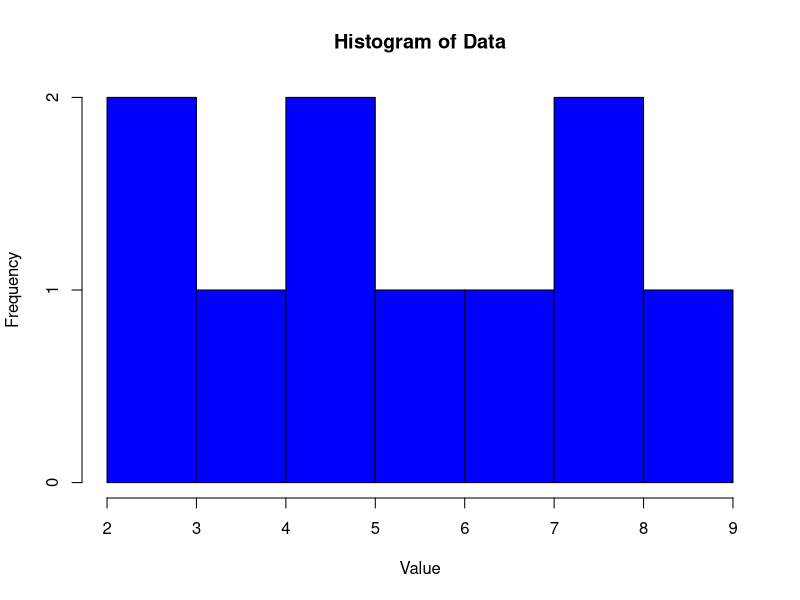
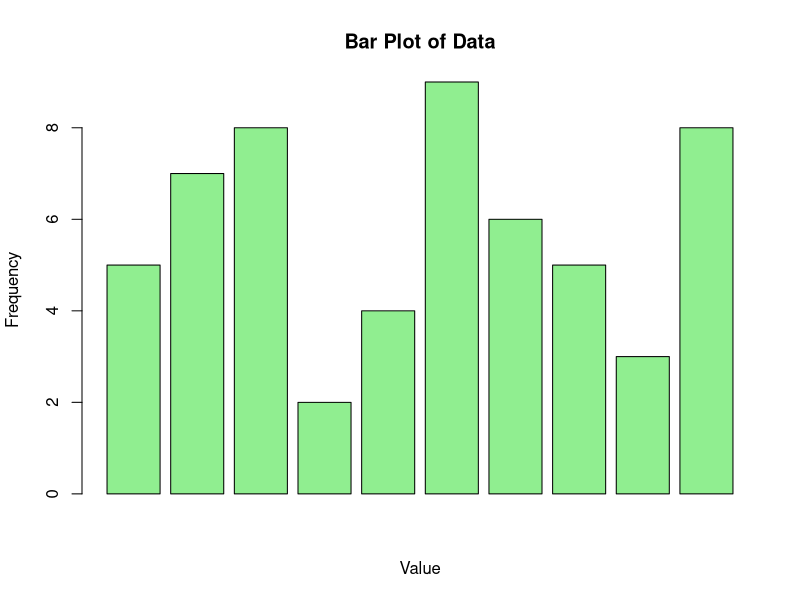
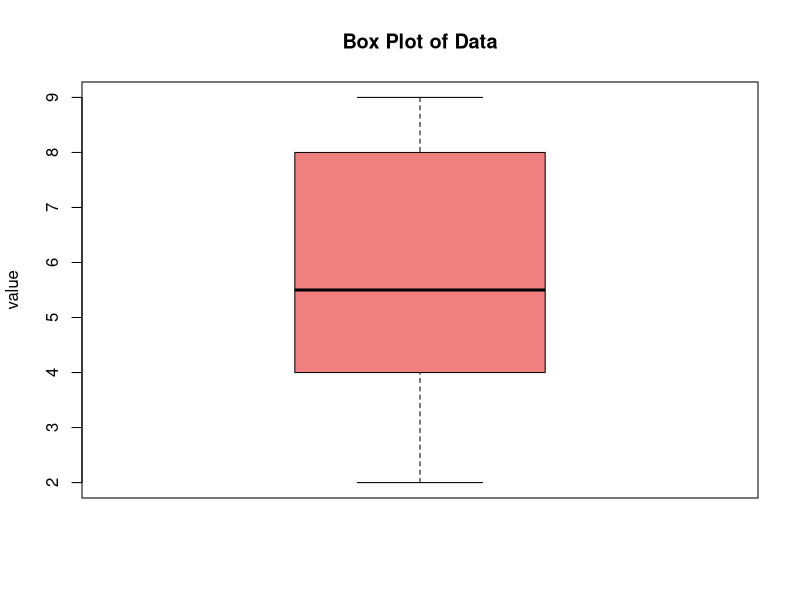
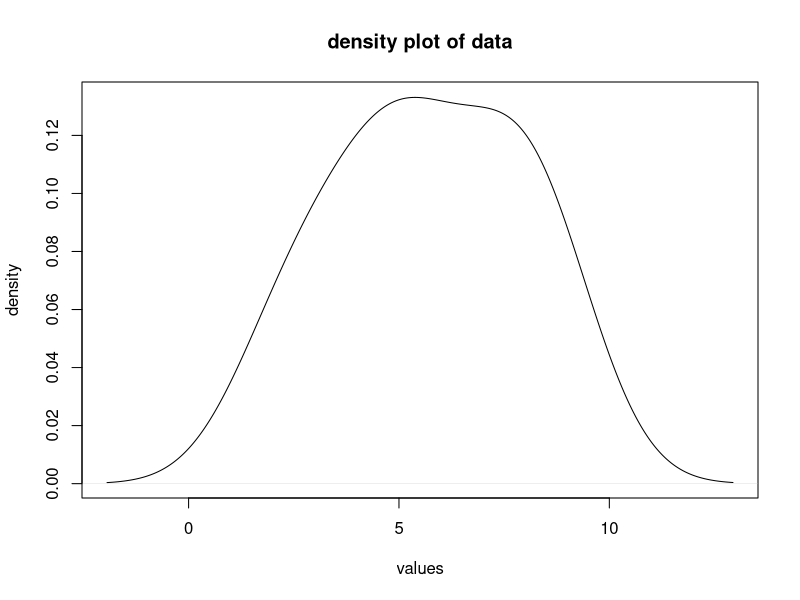
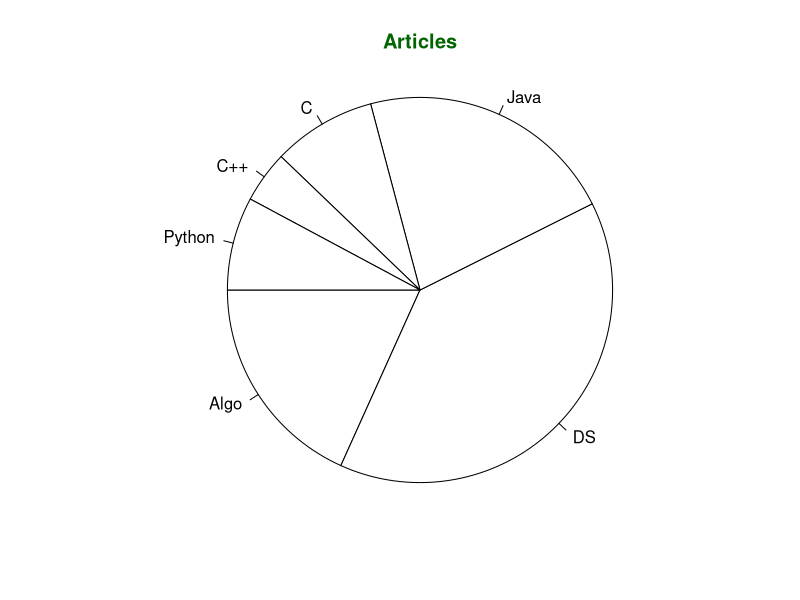

These figures' R source, in order:
data <- c(5,7,8,2,4,9,6,5,3,8) 
hist(data, main="Histogram of Data", xlab="Value", ylab="Frequency", col="blue", 
     border="black") 
frequency_table <- table(data) 
barplot(data, main="Bar Plot of Data", xlab="Value", ylab="Frequency", col="lightgreen") 
boxplot(data,main="Box Plot of Data",ylab="value",col="lightcoral") 
plot(density(data),main="density plot of data",xlab="values",ylab = "density") 
x <- c(210, 450, 250, 100, 50, 90) 
names(x) <- c("Algo", "DS", "Java", "C", "C++", "Python") 
png(file = "piechart.png") 
pie(x, labels = names(x), col = "white", 
    main = "Articles", radius = -1, 
    col.main = "darkgreen") 
dev.off()